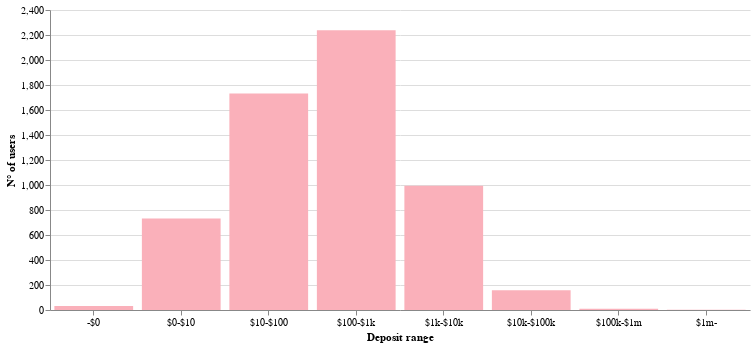

Notebook cell for this chart:
### Code cell
alt.Chart(deposits_bucket_df.rename(columns=cols_dict).sort_values(by='BUCKET')).mark_bar().encode(
    x=alt.X(cols_dict['bucket_name'], sort=alt.EncodingSortField(order='ascending')),
    y=cols_dict['N_USERS'],
    tooltip=[cols_dict['bucket_name'],cols_dict['N_USERS']]
).configure_mark(
    color='#fab0ba'
).properties(width=700).configure_axisX(
    labelAngle=0
).configure_view(strokeOpacity=0).interactive()

### Figure 1 — Vega-Lite specification as saved in the notebook (floating-point values rounded to 4 significant figures)
{"config": {"view": {"continuousWidth": 400, "continuousHeight": 300, "strokeOpacity": 0}, "axisX": {"labelAngle": 0}, "mark": {"color": "#fab0ba"}}, "data": {"name": "data-e57b671ffd6f9f3c1cfc24ac0ad80532"}, "mark": "bar", "encoding": {"tooltip": [{"field": "Deposit range", "type": "nominal"}, {"field": "N° of users", "type": "quantitative"}], "x": {"field": "Deposit range", "sort": {"order": "ascending"}, "type": "nominal"}, "y": {"field": "N° of users", "type": "quantitative"}}, "selection": {"selector046": {"type": "interval", "bind": "scales", "encodings": ["x", "y"]}}, "width": 700, "$schema": "https://vega.github.io/schema/vega-lite/v4.17.0.json", "datasets": {"data-e57b671ffd6f9f3c1cfc24ac0ad80532": [{"BUCKET": 0, "N° of users": 32, "": "-$0", "Deposit range": "-$0"}, {"BUCKET": 1, "N° of users": 733, "": "$0-$10", "Deposit range": "$0-$10"}, {"BUCKET": 2, "N° of users": 1733, "": "$10-$100", "Deposit range": "$10-$100"}, {"BUCKET": 3, "N° of users": 2239, "": "$100-$1k", "Deposit range": "$100-$1k"}, {"BUCKET": 4, "N° of users": 995, "": "$1k-$10k", "Deposit range": "$1k-$10k"}, {"BUCKET": 5, "N° of users": 158, "": "$10k-$100k", "Deposit range": "$10k-$100k"}, {"BUCKET": 6, "N° of users": 11, "": "$100k-$1m", "Deposit range": "$100k-$1m"}, {"BUCKET": 7, "N° of users": 2, "": "$1m-", "Deposit range": "$1m-"}]}}
